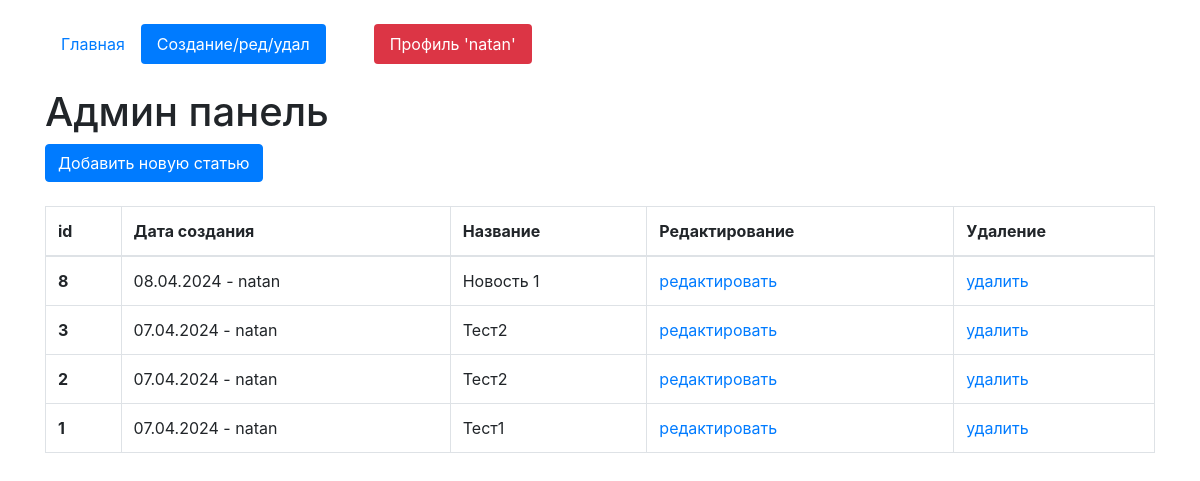
The app's page /edit-page (signed in) with its own data.
### website/models.py (models this page shows, shortened)
class User(AbstractUser):
    code = models.CharField(max_length=15, blank=True, null=True)

class Advert(models.Model):
    heading = models.CharField(max_length=100, verbose_name='Название')
    text = models.TextField(verbose_name='Текст')
    time_create = models.DateTimeField(auto_now=True)
    n_files = models.FileField(upload_to='files/%Y/%m/%d', default=None, blank=True,
                               null=True, verbose_name='Файлы')  # Файлы объявления с сортировкой по дате/месяцу/году
    n_photos = models.ImageField(upload_to='photos/%Y/%m/%d', default=None, blank=True,
                                 null=True, verbose_name='Фото')  # Фото объявления с сортировкой по дате/месяцу/году
    cat_name = models.CharField(max_length=7, choices=cat_list, verbose_name='Категория')  # Выбор категории из листа категорий
    author = models.ForeignKey(User, on_delete=models.CASCADE, verbose_name='Владелец статьи')

### website/views.py (the view, shortened to what this page needs)
# urls.py: path('edit-page', AdvertCreateView.as_view(), name='edit_page'),
class AdvertCreateView(LoginRequiredMixin, CustomSuccessMessageMixin, CreateView):
    model = Advert
    template_name = 'edit_page.html'
    form_class = AdvertForm
    success_url = reverse_lazy('edit_page')
    success_msg = 'Запись создана'
    def get_context_data(self, **kwargs):
        kwargs['list_adverts'] = Advert.objects.filter(author=self.request.user).order_by('-id')
        return super().get_context_data(**kwargs)

### templates/edit_page.html (shortened to what this page needs)
{% extends 'index.html' %}
    {% block content %}
    <h1 class="mt-4">Админ панель</h1>
<button type="button" class="btn btn-primary" data-toggle="modal" data-target="#exampleModal">
  Добавить новую статью
</button>
    {% if update %}
    {% if success_update %}
    <p style="color:blue">Запись обновлена</p>
    {% endif %}
    <p class="mt-4">Страница редактирования</p>
    <p><a href="{% url 'edit_page' %}">Вернуться назад</a></p>
    <form id="update_data" method="post">
            {% csrf_token %}
            {{form}}
        </form>
    <button form="update_data" type="submit" class="btn btn-primary">Обновить</button>
    {% else %}
    <table class="table table-bordered mt-4">
  <thead>
    <tr>
      <th scope="col">id</th>
      <th scope="col">Дата создания</th>
      <th scope="col">Название</th>
      <th scope="col">Редактирование</th>
      <th scope="col">Удаление</th>
    </tr>
  </thead>
  <tbody>
      {% for i in list_adverts %}
    <tr {% if i.id|slugify == request.GET.id %} style="background:yellow" {% endif %}>
      <th>{{i.id}}</th>
      <td>{{i.time_create|date:'d.m.Y'}} - {{i.author}}</td>
      <td>{{i.heading}}</td>
      <td>
          {% if request.user == i.author %}
          <a href="{% url 'update_page' i.id %}">редактировать</a>
          {% else %}
          нет доступа
          {% endif %}
          </td>
      <td>
          {% if request.user == i.author %}
          <a href="javascript:void()" onclick="delete_question{{i.id}}()">удалить</a>
          {% else %}
          нет доступа
            {% endif %}
          </td>
    </tr>
    {% endfor %}
  </tbody>
</table>
{% endif %}
   {% endblock %}

### templates/index.html (shortened to what this page needs)
<!doctype html>
<html lang="en">
  <head>
    <link rel="stylesheet" href="https://stackpath.bootstrapcdn.com/bootstrap/4.4.1/css/bootstrap.min.css">
  </head>
  <body>
      <div class="container mt-4">
          <ul class="nav nav-pills">
  <li class="nav-item">
      {% url 'home' as url_home %}
    <a class="nav-link {% if url_home == request.path %}active{% endif %}" href="{{url_home}}">Главная</a>
  </li>
  <li class="nav-item">
      {% url 'edit_page' as url_edit_page %}
    <a class="nav-link {% if url_edit_page == request.path %}active{% endif %}" href="{{url_edit_page}}">Создание/ред/удал</a>
  </li>
  {% if request.user.is_authenticated %}
      <li class="nav-item">
    <a class="nav-link btn-danger ml-5" href="{% url 'profile' %}">Профиль
    '{{request.user}}'</a>
      </li>
  {% endif %}
</ul>
    {% block content %}{% endblock %}
</div>
  </body>
</html>

### records on screen
User: user "natan"
Advert: id "8", time_create "08.04.2024", author "natan", heading "Новость 1", shows "редактировать"
Advert: id "3", time_create "07.04.2024", author "natan", heading "Тест2", shows "редактировать"
Advert: id "2", time_create "07.04.2024", author "natan", heading "Тест2", shows "редактировать"
Advert: id "1", time_create "07.04.2024", author "natan", heading "Тест1", shows "редактировать"
